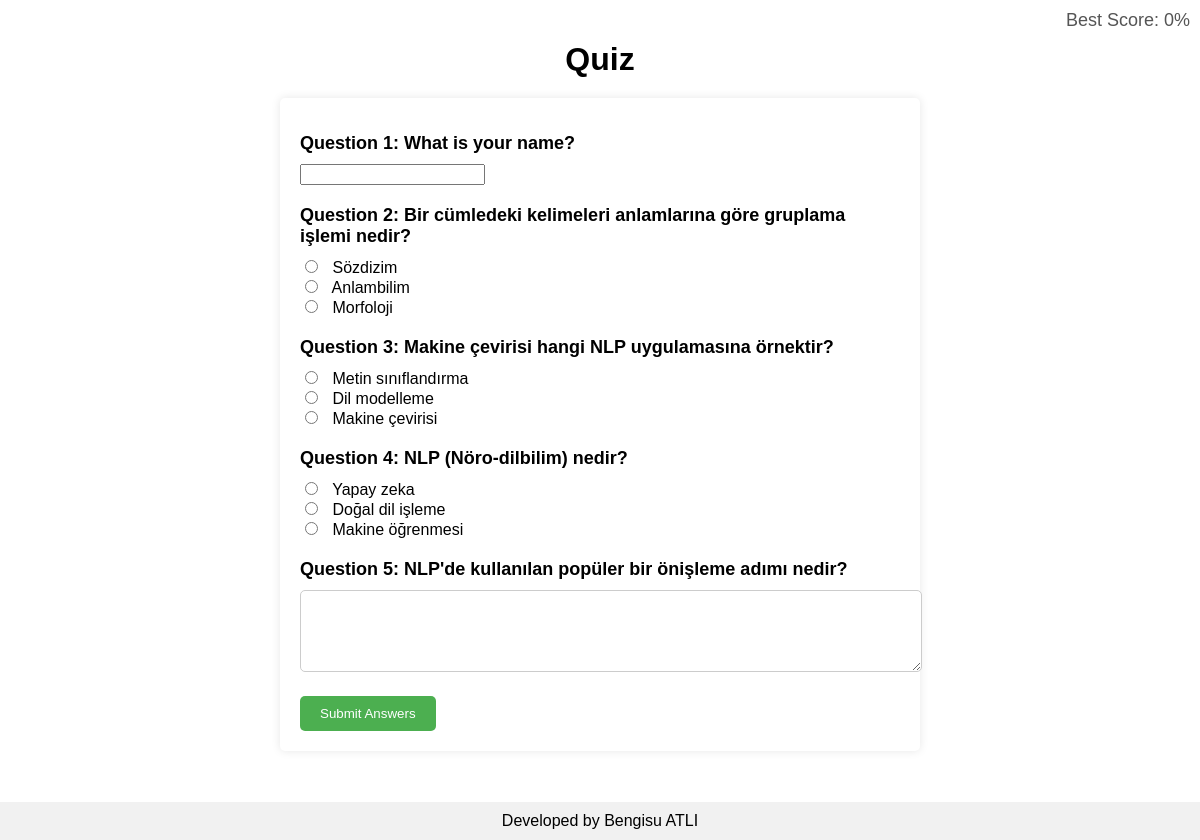
The page / on the database its author committed.
### tables this page shows
CREATE TABLE questions (
                        id INTEGER PRIMARY KEY,
                        question TEXT NOT NULL,
                        option1 TEXT NOT NULL,
                        option2 TEXT NOT NULL,
                        option3 TEXT NOT NULL,
                        answer TEXT NOT NULL
                    );

### main.py (the view)
@app.route('/')
def index():
    session['best_score'] = 0
    if 'actual_best_score' not in session:
        session['actual_best_score'] = 0
    conn = get_db_connection()
    questions = conn.execute('SELECT * FROM questions ORDER BY RANDOM() LIMIT 4').fetchall()
    session['questions'] = [dict(q) for q in questions]  # Soruları session'da saklıyoruz
    conn.close()
    return render_template('quiz.html', questions=session['questions'], best_score=session['actual_best_score'])

### main.py (called while the page is built)
def get_db_connection():
    conn = sqlite3.connect('quiz0.db')
    conn.row_factory = sqlite3.Row
    return conn

### templates/quiz.html (shortened to what this page needs)
<!DOCTYPE html>
<html>
<head>
</head>
<body>
    <h1>Quiz</h1>
    <form method="post" action="{{ url_for('submit') }}">
        <div class="question">
            <h2>Question 1: What is your name?</h2>
            <input type="text" name="username" required>
        </div>
        {% for i in range(questions|length) %}
        <div class="question">
            <h2>Question {{ i + 2 }}: {{ questions[i].question }}</h2>
            {% if i == 3 %}
                <textarea name="question_{{ i }}" rows="4" required></textarea>
            {% else %}
                <input type="radio" name="question_{{ i }}" value="{{ questions[i].option1 }}" required> {{ questions[i].option1 }}<br>
                <input type="radio" name="question_{{ i }}" value="{{ questions[i].option2 }}"> {{ questions[i].option2 }}<br>
                <input type="radio" name="question_{{ i }}" value="{{ questions[i].option3 }}"> {{ questions[i].option3 }}<br>
            {% endif %}
        </div>
        {% endfor %}
        <input type="submit" value="Submit Answers">
        <div class="score">
            Best Score: {{ best_score }}%
        </div>
    </form>
    <footer>
        Developed by Bengisu ATLI
    </footer>
</body>
</html>

### templates/quiz.html (style rules this page uses)
body { position: relative; min-height: 100vh; font-family: Arial, sans-serif; margin: 0; padding: 20px; }
footer { position: absolute; bottom: 0; left: 0; right: 0; text-align: center; background-color: #f1f1f1; padding: 10px 0; }
h1 { text-align: center; margin-bottom: 20px; }
form { max-width: 600px; margin: 0 auto; background-color: #fff; padding: 20px; border-radius: 5px; box-shadow: 0 0 10px rgba(0, 0, 0, 0.1); }
.question { margin-bottom: 20px; }
.question h2 { font-size: 18px; margin-bottom: 10px; }
.question input[type="radio"] { margin-right: 10px; }
textarea { width: 100%; padding: 10px; border-radius: 5px; border: 1px solid #ccc; }
input[type="submit"] { background-color: #4CAF50; color: white; padding: 10px 20px; border: none; border-radius: 5px; cursor: pointer; }
.score { position: absolute; top: 10px; right: 10px; font-size: 18px; color: #555; }

### rows shown on the page
questions: question "Bir cümledeki kelimeleri anlamlarına göre gruplama işlemi nedir?", option1 "Sözdizim", option2 "Anlambilim", option3 "Morfoloji"
questions: question "Makine çevirisi hangi NLP uygulamasına örnektir?", option1 "Metin sınıflandırma", option2 "Dil modelleme", option3 "Makine çevirisi"
questions: question "NLP (Nöro-dilbilim) nedir?", option1 "Yapay zeka", option2 "Doğal dil işleme", option3 "Makine öğrenmesi"
questions: question "NLP'de kullanılan popüler bir önişleme adımı nedir?"

### other values the page prints
{{ i + 2 }} "2" "3" "4" "5"
{{ best_score }} "0"
